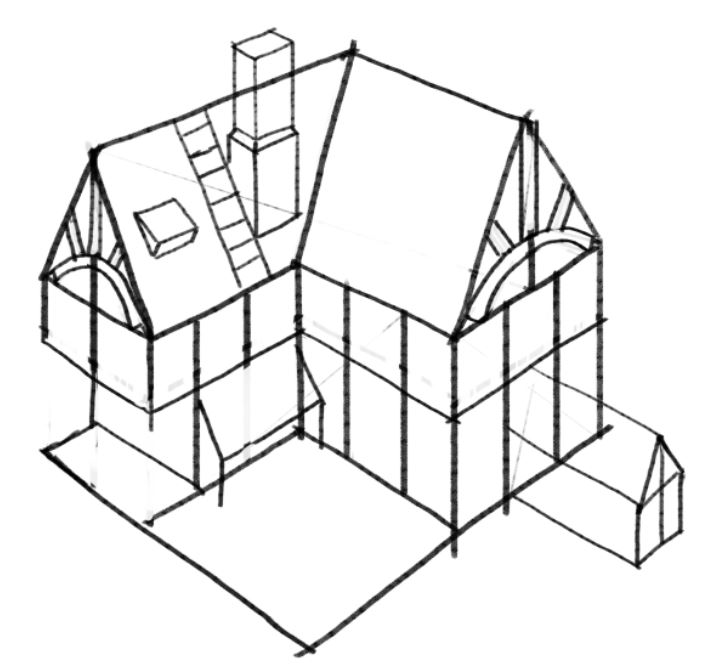
#> input picture aa3.JPG, 721 x 669 px, found by its file name
$ jupyter execute --allow-errors py-checkVanishpoint.ipynb
#> lines starting #> are read from the running program, lines starting #| are printed output that depends on the picture; after the words box and inside, x2 and y2 are one past the last pixel; in counts of white or black regions, pixels touching at a corner belong together
[cell 1]
#HoughLines
import cv2
import numpy as np

#input_img_file = "3249940837.jpg"
input_img_file = "aa3.jpg"
srcIm = cv2.imread(input_img_file)
#> srcIm is the input picture: shape (669, 721, 3); min 0, max 255, mean 235.4
#srcImage = srcIm

w,h=int(srcIm.shape[1]/2),int(srcIm.shape[0]/2)
#> w = 360; h = 334
srcImage = cv2.resize(srcIm,(w,h),interpolation=cv2.INTER_AREA)
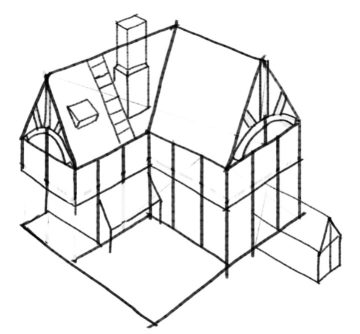
#> srcImage: shape (334, 360, 3); min 1, max 255, mean 235.4
midImage = cv2.cvtColor(srcImage, cv2.COLOR_BGR2GRAY)

cv2.imshow("Imagelines",midImage)
cv2.waitKey(0)

blurred = cv2.GaussianBlur(midImage , (5, 5), 0)
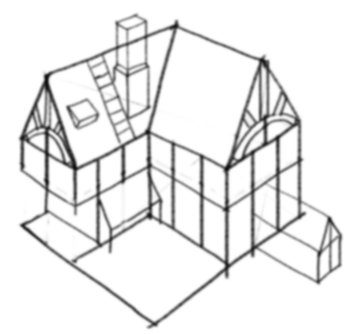
#> blurred: shape (334, 360); min 15, max 255, mean 235.4
cv2.imshow("Imagelines",blurred)
cv2.waitKey(0)

dstImage = cv2.Canny(blurred, 30, 150)
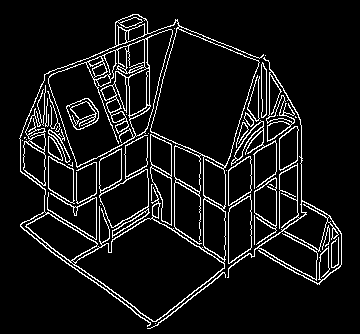
#> dstImage: shape (334, 360); 8.2% white in thin lines or dots, all inside (x1, y1, x2, y2) = (19, 14, 342, 329)
cv2.imshow("Imagelines",dstImage)
cv2.waitKey(0)
lines = cv2.HoughLines(dstImage, 1, np.pi/180, 90)
#> lines = 66 rows, first 8: [352, 0.908], [55, 2.01], [163, 2.23], [62, 1.99], [350, 0.96], [59, 1.99], [254, 0], [104, 2.13]

# print(lines)
lineimage = srcImage.copy()
# 依次畫出每條線段
for i in range(len(lines)):
    for rho, theta in lines[i]:
        # print("theta:", theta, " rho:", rho)
        a = np.cos(theta)
        b = np.sin(theta)
        x0 = a * rho
        y0 = b * rho
        x1 = int(round(x0 + 1000 * (-b)))
        y1 = int(round(y0 + 1000 * a))
        x2 = int(round(x0 - 1000 * (-b)))
        y2 = int(round(y0 - 1000 * a))
        cv2.line(lineimage, (x1, y1), (x2, y2), (0, 0, 255), 1, cv2.LINE_AA)
        cv2.imshow("Imagelines", lineimage)
#> this loop made 66 passes
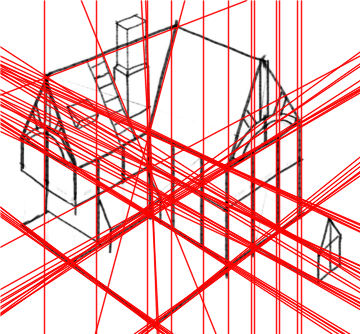
#> lineimage: shape (334, 360, 3); mean B, G, R 192.1, 192.1, 243.4

# cv2.imshow("Image", dstImage)
cv2.waitKey(0)
cv2.destroyAllWindows()

[cell 2]
#HoughLinesP
import cv2
import numpy as np

input_img_file = "3249940837.jpg"
srcImage = cv2.imread(input_img_file)
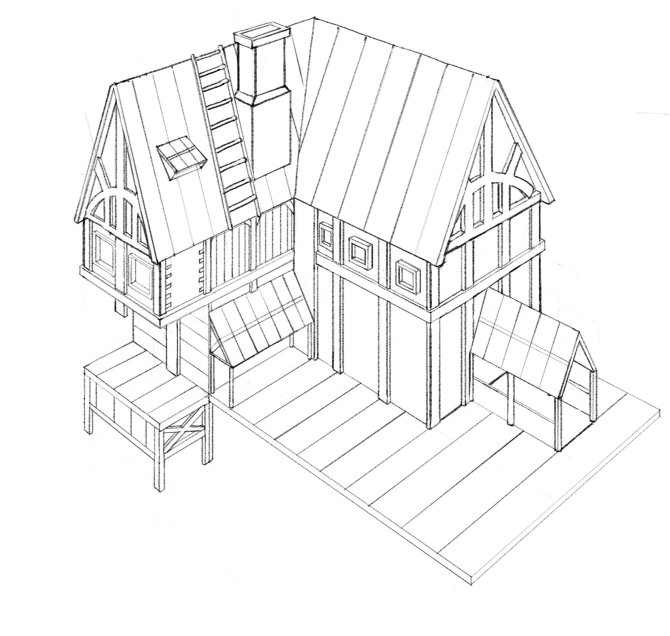
#> input picture 3249940837.jpg, 1340 x 1271 px (shown at 1/2 size)
#> srcImage is the input picture: shape (1271, 1340, 3); min 0, max 255, mean 245.1
# dst = cv2.GaussianBlur(srcImage, (15,15), 0) #高斯模糊
dst=srcImage

# [17 lines of commented-out code are left out]
dstImage = cv2.Canny(dst,0 , 255)
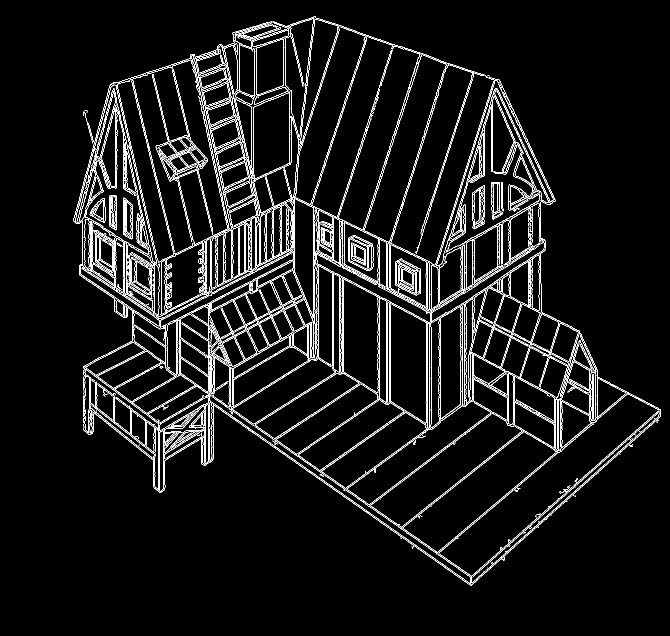
#> dstImage: shape (1271, 1340) (shown at 1/2 size); 5.6% white in thin lines or dots, all inside (x1, y1, x2, y2) = (147, 32, 1321, 1172)
cv2.imshow("Image", dstImage)
cv2.waitKey(0)

lineimage = srcImage.copy()
lines = cv2.HoughLinesP(dstImage, 1, np.pi/180, 100,minLineLength=10, maxLineGap=50)
#> lines = 398 rows, first 6: [255, 686, 941, 1167], [265, 681, 952, 1162], [230, 164, 407, 930], [167, 230, 1320, 818], [265, 678, 953, 1160], [571, 751, 786, 88]
# print(lines)
# 依次畫出每條線段
for j in lines:
    x1, y1, x2, y2 = j[0]
    cv2.line(lineimage, (x1, y1), (x2, y2), (0, 0, 255), 1, cv2.LINE_AA)
    cv2.imshow("Imagelines", lineimage)
#> this loop made 398 passes
#> pass 1, `cv2.imshow("Imagelines", lineimage)`:
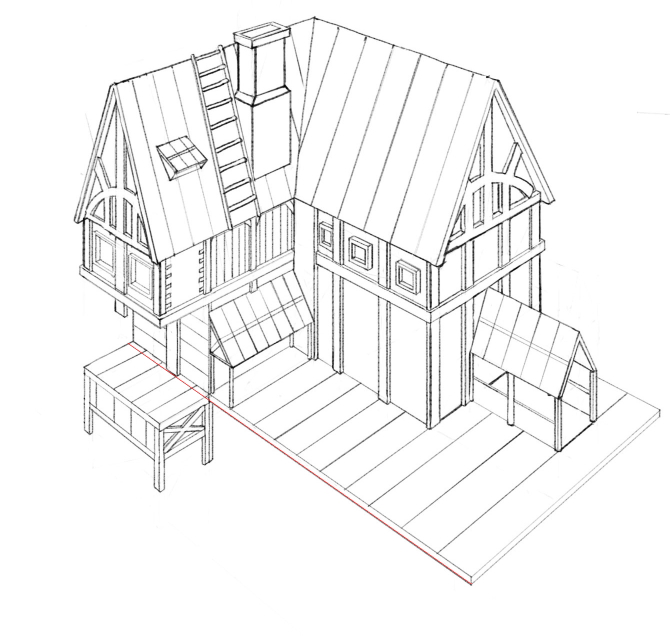
#> window 'Imagelines': shape (1271, 1340, 3) (shown at 1/2 size); mean B, G, R 244.9, 244.9, 245.1
#> after the loop:
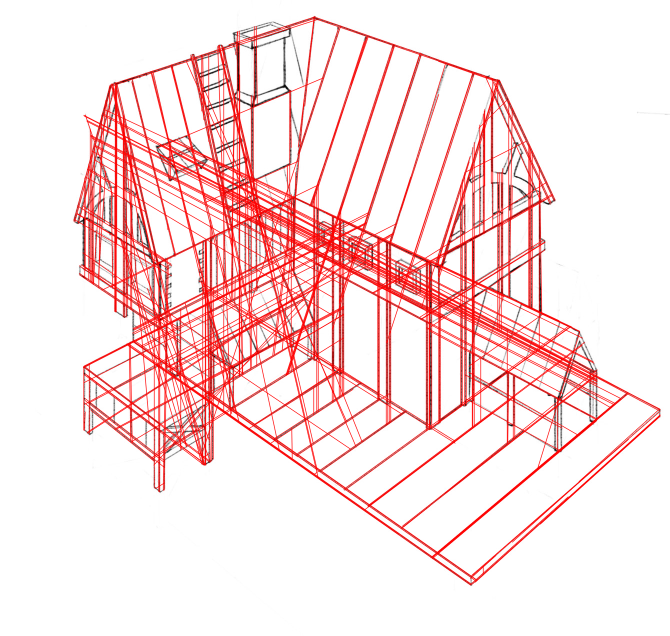
#> lineimage: shape (1271, 1340, 3) (shown at 1/2 size); 16.64% of pixels changed, all inside (x1, y1, x2, y2) = (146, 32, 1322, 1172)

# cv2.imshow("Image", dstImage)
cv2.waitKey(0)
cv2.destroyAllWindows()

[cell 3]
#HoughLinesP
import cv2
import numpy as np

input_img_file = "3249940837.jpg"
srcImage = cv2.imread(input_img_file)
cv2.imshow("Imagelines",srcImage)
cv2.waitKey(0)

midImage = cv2.cvtColor(srcImage, cv2.COLOR_BGR2GRAY)
#> midImage: shape (1271, 1340)
cv2.imshow("Imagelines",midImage)
cv2.waitKey(0)


dst = cv2.GaussianBlur(srcImage, (15,15), 0) #高斯模糊
cv2.imshow("Imagelines",dst)
cv2.waitKey(0)
# dst= srcImage
midImage = cv2.cvtColor(dst, cv2.COLOR_BGR2GRAY)
dstImage = cv2.Canny(midImage, 50, 200, 3)
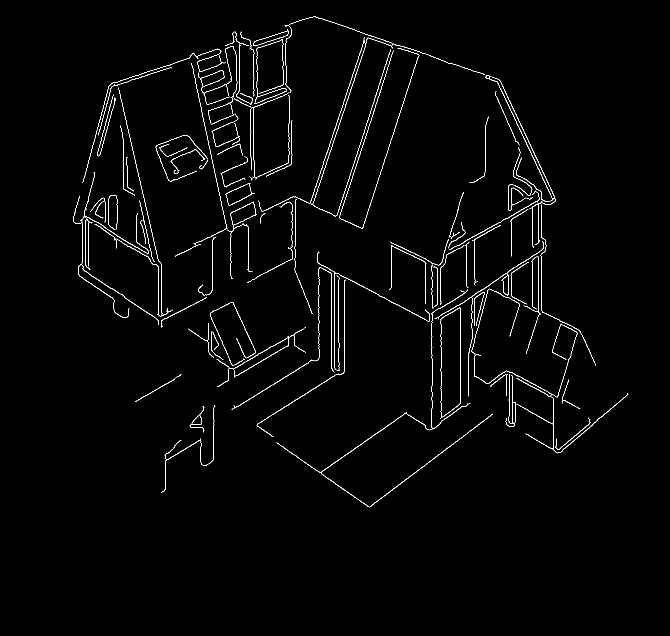
#> dstImage: shape (1271, 1340) (shown at 1/2 size); 1.5% white in thin lines or dots, all inside (x1, y1, x2, y2) = (146, 33, 1257, 1015)

cv2.imshow("Imagelines", dstImage)


cv2.waitKey(0)
cv2.destroyAllWindows()

#> (a cell that did not finish here is left out)

[cell 5]
import cv2
import numpy as np
input_img_file = "3249940837.jpg"
srcIm = cv2.imread(input_img_file)
#midImage = cv2.cvtColor(srcIm, cv2.COLOR_BGR2GRAY)
midImage = srcIm
print(midImage.shape)
#| (1271, 1340, 3)
cv2.line(midImage, (36,36), (1000,1000), (0, 0, 255), 1, cv2.LINE_AA)
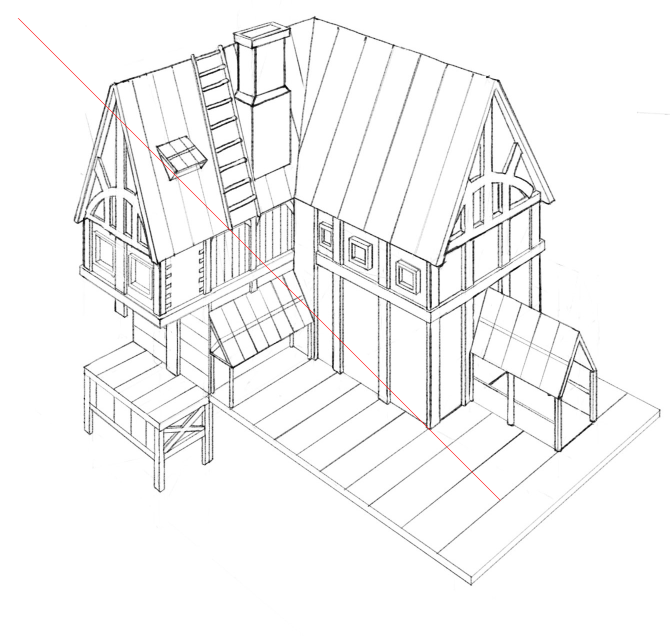
#> midImage: shape (1271, 1340, 3) (shown at 1/2 size); 0.17% of pixels changed, all inside (x1, y1, x2, y2) = (35, 36, 1002, 1002)
cv2.imshow("Imagelines",midImage[:,:,:])
cv2.waitKey(0)
cv2.destroyAllWindows()
